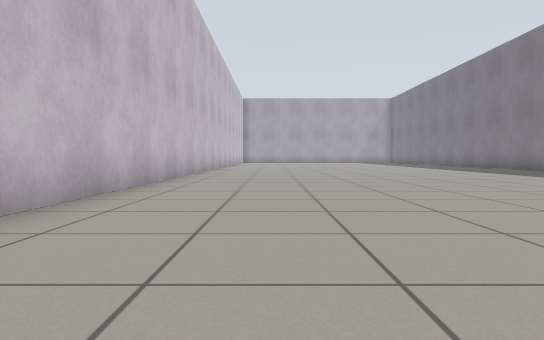
view 1 (above)

17 first-person views from a walk through a world built for the Gazebo simulator. The camera is 0.5 m above the floor, tilts 2° down and sees 70° across. The floor is counted in squares, 1 m on a side. Each view is taken from the middle of a square. On the plan, view 1 faces up. The plan holds only what a view shows up to about 9 squares ahead; the rest is blank. The place goes on beyond the plan. The robots in the file are not drawn.

view 2
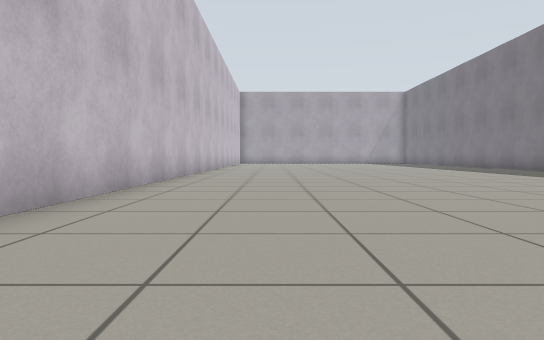

view 3
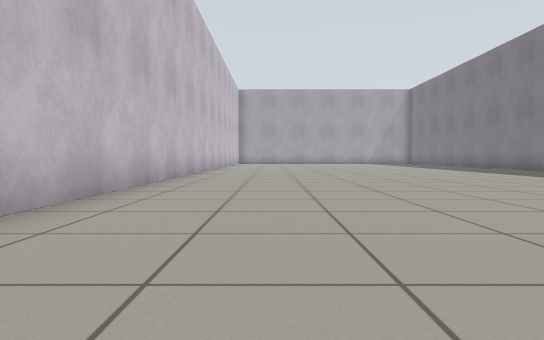

view 4
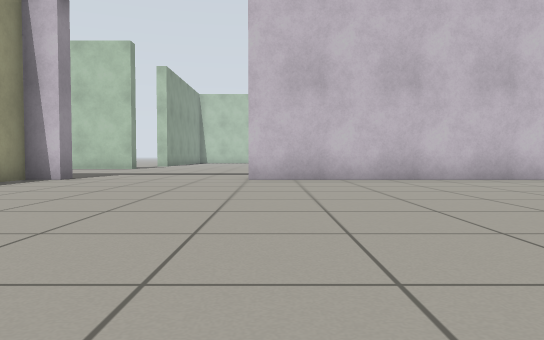

view 5
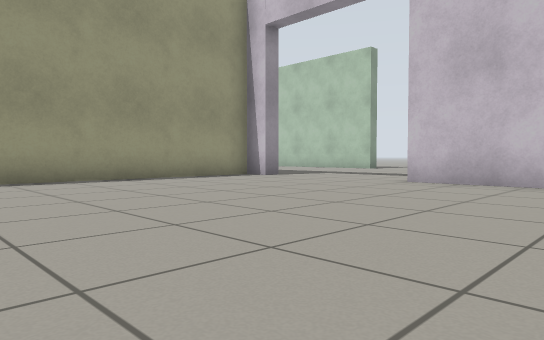

view 6
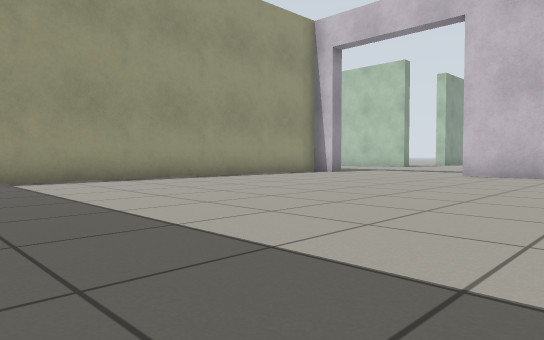

view 7
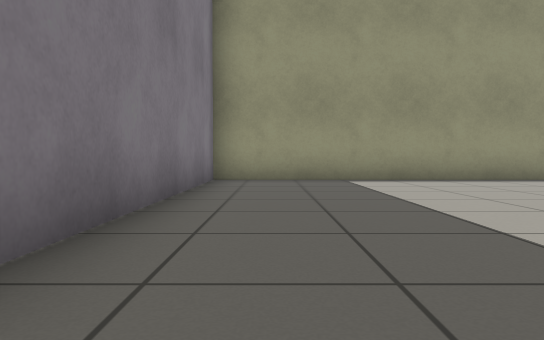

view 8
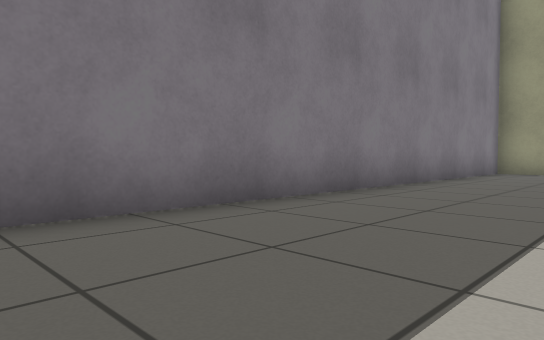

view 9
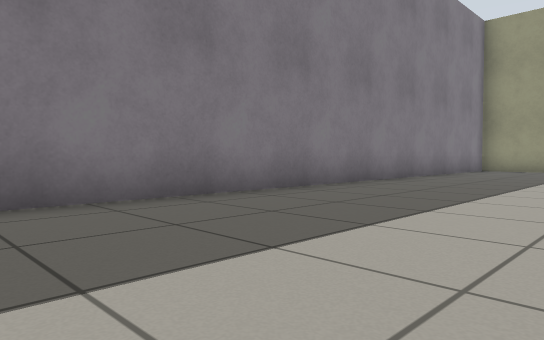

view 10
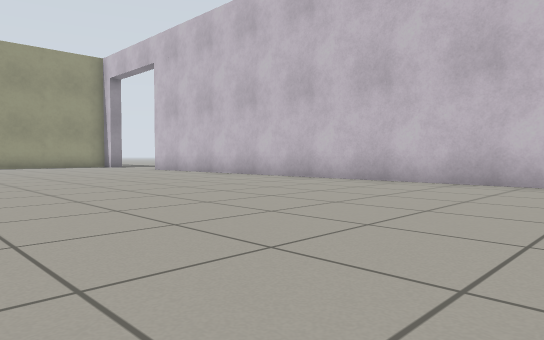

view 11
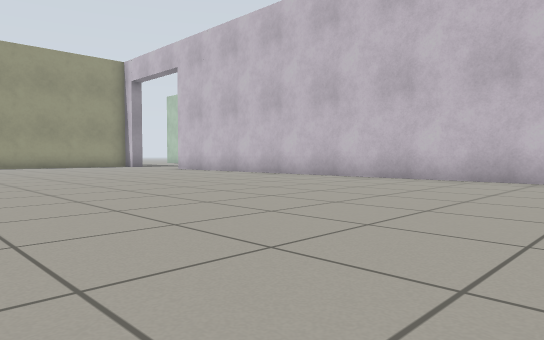

view 12
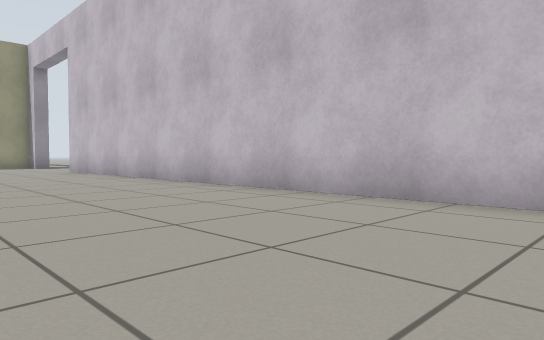

view 13
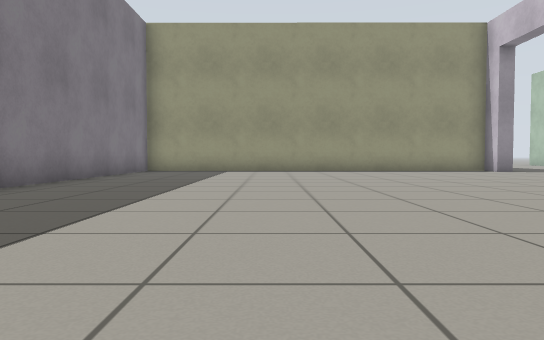

view 14
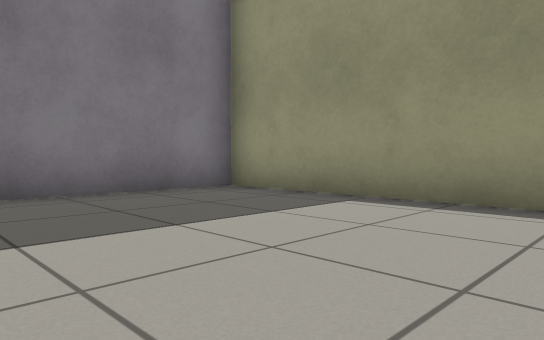

view 15
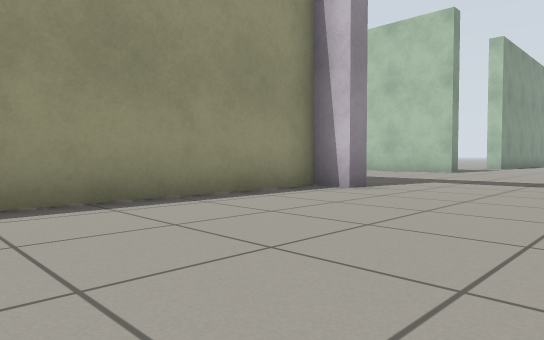

view 16
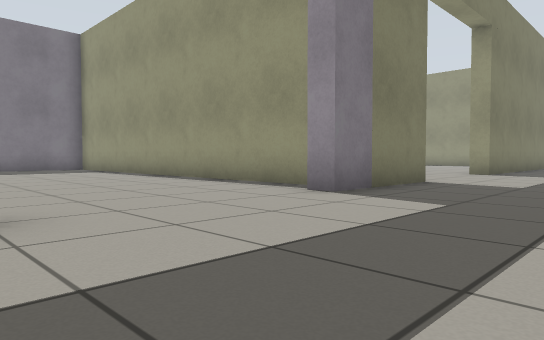

view 17
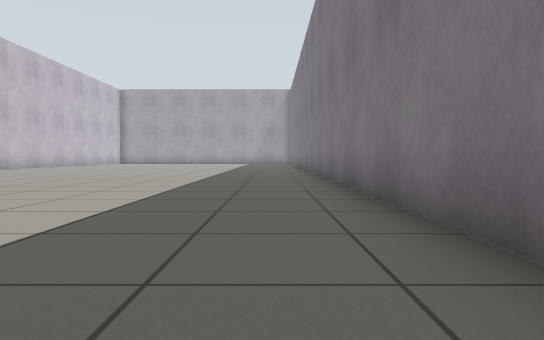

### Floor plan
Points are (right, up) in squares from view 1. A wall is a line through its corners. A room is listed if a view was taken in it or the views show most of it. See-through windows are left out.
Room 1 (views 1, 2, 3, 4, 5, 6, 7, 8, 9, 10, 11, 12, 13, 14, 15, 17)
walls: (-2.3, 13) (-2.3, -0.5); (-2.3, -5.2) (9.2, -5.3) (9.2, 13.1)
ways out: opening at (-1.2, -2.5) to room 2
Room 2 (view 16)
walls: (-2.8, -7.6) (-2.8, -4.5) (-2.3, -4.5)
ways out: opening at (-1.2, -2.5) to room 1

Where each view was taken, in squares from view 1:
view 1: 0 up, 0 right, facing up
view 2: 3 up, 0 right, facing up
view 3: 4 up, 0 right, facing up
view 4: 0 up, 6 right, facing left
view 5: 3 up, 5 right, facing down-left
view 6: 3 up, 8 right, facing down-left
view 7: 3 up, 8 right, facing down
view 8: 7 up, 6 right, facing down-right
view 9: 9 up, 5 right, facing down-right
view 10: 13 up, 5 right, facing down-left
view 11: 13 up, 6 right, facing down-left
view 12: 13 up, 2 right, facing down-left
view 13: 8 up, 5 right, facing down
view 14: 1 down, 4 right, facing down-right
view 15: 1 down, 3 right, facing down-left
view 16: 0 up, 6 left, facing down-right
view 17: 4 up, 8 right, facing up
